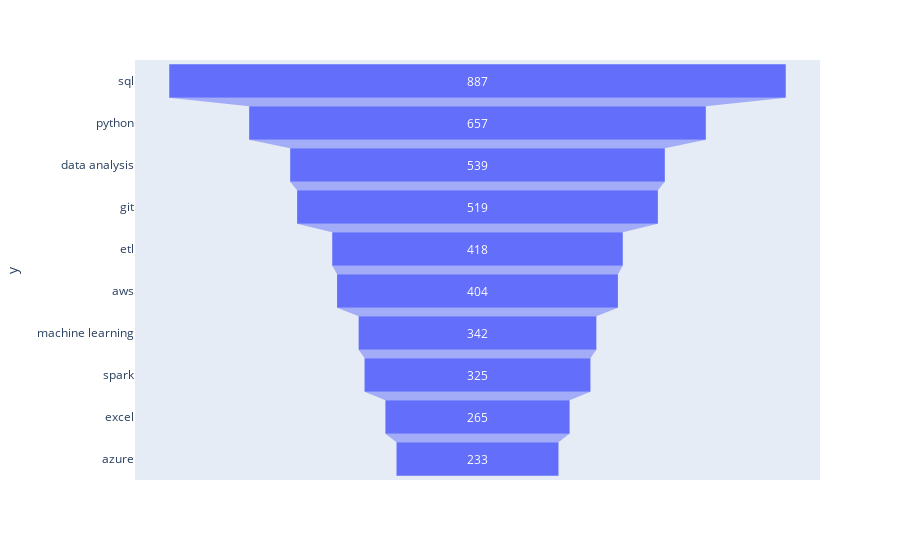

Write notebook code for a chart like this one.
### Code cell
fig = px.funnel( x=result.Frequency.values[0:10], y=result.Word.values[0:10])
fig.show()

### Figure 1 — Plotly figure (JSON) as saved in the notebook; plotly's stock layout.template omitted (floating-point values rounded to 4 significant figures)
{"data": [{"hovertemplate": "x=%{x}<br>y=%{y}<extra></extra>", "legendgroup": "", "marker": {"color": "#636efa"}, "name": "", "orientation": "h", "showlegend": false, "type": "funnel", "x": [887, 657, 539, 519, 418, 404, 342, 325, 265, 233], "xaxis": "x", "y": ["sql", "python", "data analysis", "git", "etl", "aws", "machine learning", "spark", "excel", "azure"], "yaxis": "y"}], "layout": {"legend": {"tracegroupgap": 0}, "margin": {"t": 60}, "xaxis": {"anchor": "y", "domain": [0, 1], "title": {"text": "x"}}, "yaxis": {"anchor": "x", "domain": [0, 1], "title": {"text": "y"}}}}
